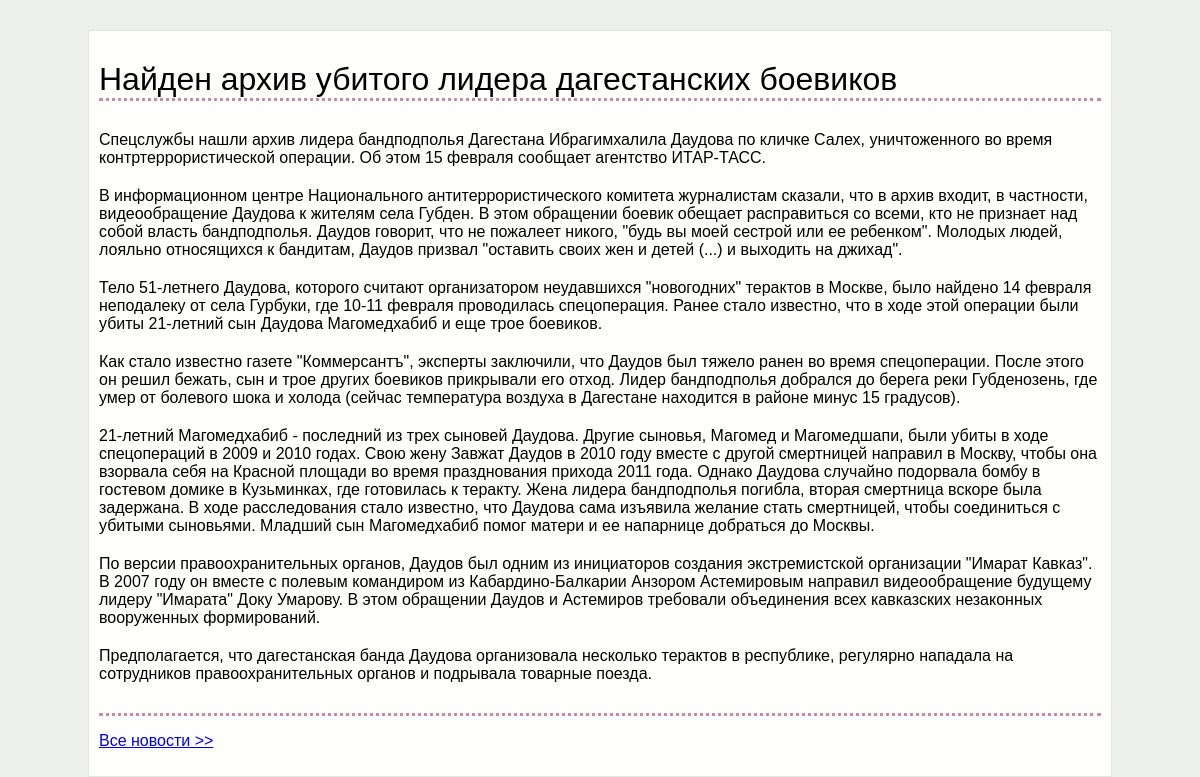
Page /view.php?id=559 on the committed database.
### tables this page shows
CREATE TABLE `news` (
  `id` int(11) UNSIGNED NOT NULL,
  `idate` int(11) UNSIGNED NOT NULL DEFAULT '0',
  `title` varchar(250) NOT NULL DEFAULT '',
  `announce` text,
  `content` text
);

### components/RouterW.php (called while the page is built, shortened)
<?php
class RouterW
{
    public function run($actionName, $paramenters)
    {
        $controllerObject = new NewsController();
        $result = call_user_func(array($controllerObject, $actionName), $paramenters);
    }
}

### models/News.php (called while the page is built, shortened)
<?php
class News
{
    public static function getNewsItemById($id)
    {
        $id = intval($id);
        if ($id) {
            $connect = Connect::getConnection();
            $result = $connect->query("SELECT * FROM news WHERE id='$id'");
            $result->setFetchMode(PDO::FETCH_ASSOC);
            $newsItem = $result->fetch();
            return $newsItem;
        }
    }
}

### views/news/view.php (the view, shortened to what this page needs)
<!DOCTYPE html>
    <head>
        <link rel="stylesheet" href="/css/style.css" />
    </head>
    <body>
 	    <main>
            <h1><?= $newsItem['title']; ?></h1>
            <div class="all-news">
                <p><?= $newsItem['content']; ?></p>
            </div>
            <p><a href="/news.php">Все новости >></a><p>
        </main>
  <body>
</html>

### css/style.css (style rules this page uses)
* { padding: 0px; font-family: Arial, Helvetica, sans-serif; }
body { background-color: #edefeb; width: 1024px; margin-left: auto; margin-right: auto; }
main { margin: 30px 0 0 0; background-color: #fefffc; border: solid 1.5px #e3e5e2; padding: 10px; }
main h1 { margin: 20px 0 0 0; font-weight: normal; }
.all-news { border-color: #bd8ea6; border-style: dotted; border-left: 2px; border-right: 2px; }
.all-news p { margin: 0; padding: 0 0 10px 0; }
.all-news p { padding: 10px 0; }

### rows in the picture
news: title "Найден архив убитого лидера дагестанских боевиков", content "Спецслужбы нашли архив лидера бандподполья Дагестана Ибрагимхалила Даудова по кличке Салех, уничтоженного во время контртеррористической операции. Об этом 15 февраля сообщает агентство ИТАР-ТАСС. В информационном центре Национального антитеррористического комитета журналистам сказали, что в архив входит, в частности, видеообращение Даудова к жителям села Губден. В этом обращении боевик обещает расправиться со всеми, кто не признает над собой власть бандподполья. Даудов говорит, что не пожалеет никого, \"будь вы моей сестрой или ее ребенком\". Молодых людей, лояльно относящихся к бандитам, Даудов призвал \"оставить своих жен и детей (...) и выходить на джихад\". Тело 51-летнего Даудова, которого…"
